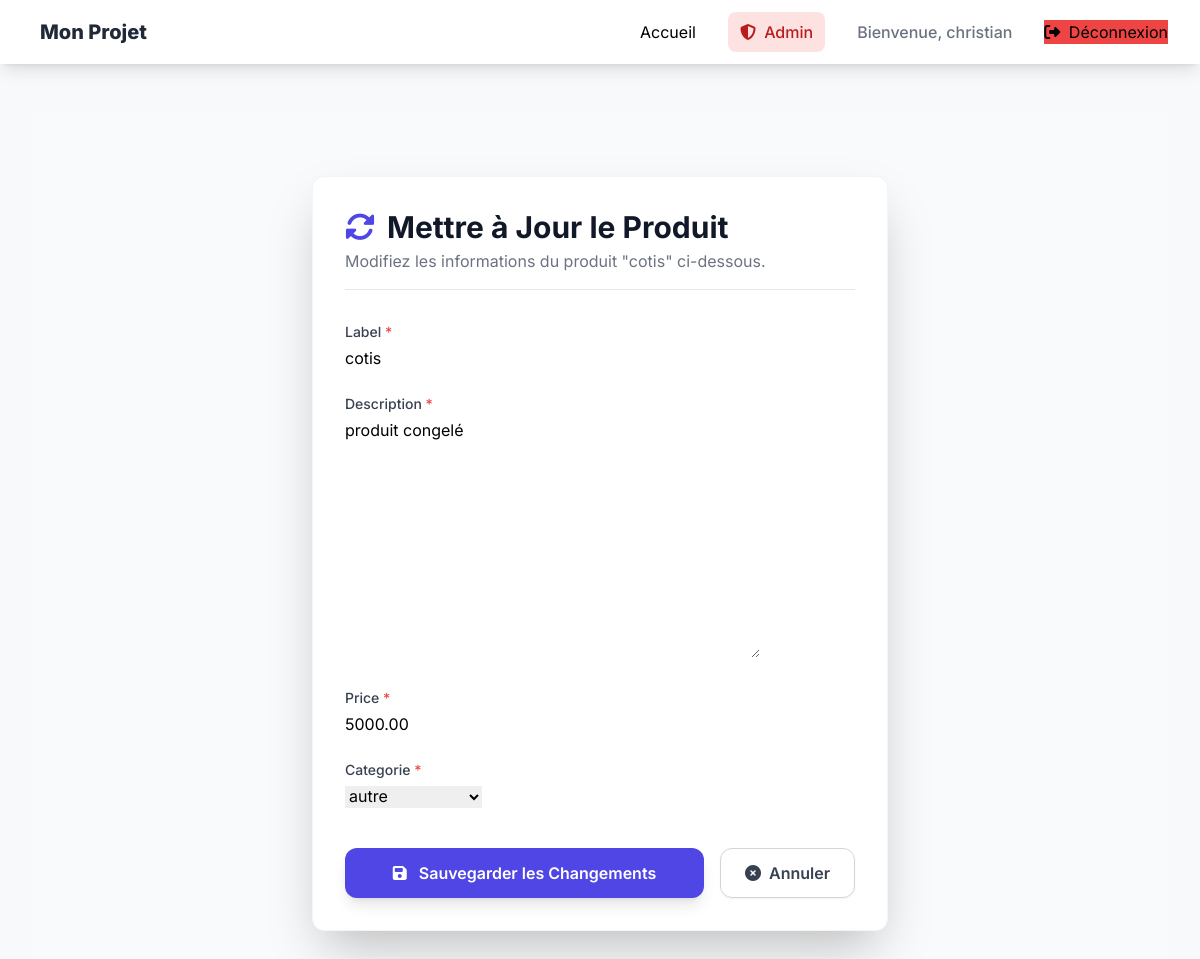
Screenshot of /products/7/update/ (signed in) with the database file from the repository.
### food_app/models.py (models this page shows, shortened)
class Product(models.Model):
    CATEGORIE_CHOICES = (
        ('vf', 'viancde fraiche'),
        ('leg', 'legume'),
        ('sec', 'produit sec'),
        ('fru', 'fruit'),
        ('aut', 'autre'),
    )
    label = models.CharField(max_length=100)
    Categorie = models.CharField(choices=CATEGORIE_CHOICES, max_length=50, default='aut')
    price = models.DecimalField(max_digits=10, decimal_places=2, default=0) # Changement: Utiliser DecimalField pour la monnaie
    description = models.TextField()
    created_at = models.DateTimeField(auto_now_add=True)
    updated_at = models.DateTimeField(auto_now=True)

### food_app/views.py (the view)
# urls.py: path('products/<int:pk>/update/', views.ProductUpdateView.as_view(), name='product-update'),
class ProductUpdateView(AdminRequiredMixin, UpdateView):
    model = Product
    fields = ['label', 'description', 'price', 'Categorie']
    template_name = 'food_app/product_update_form.html'
    success_url = '/products/'

### food_app/views.py (called while the page is built)
    def test_func(self):
        user = self.request.user
        return user.is_authenticated and (user.is_superuser or user.is_staff)

### food_app/templates/food_app/product_update_form.html (shortened to what this page needs)
{% extends "base.html" %}
{% block content %}
<div class="flex items-start justify-center min-h-screen bg-gray-50 p-4 sm:p-6">
    <div class="w-full max-w-xl bg-white p-6 sm:p-8 rounded-xl shadow-2xl border border-gray-100 mt-10 mb-10">
        <div class="border-b pb-4 mb-8">
            <h1 class="text-3xl font-bold text-gray-900 flex items-center">
                <i class="fa-solid fa-sync-alt mr-3 text-indigo-600"></i>
                Mettre à Jour le Produit
            </h1>
            <p class="text-gray-500 mt-1">
                Modifiez les informations du produit "{{ product.label }}" ci-dessous.
            </p>
        </div>
        <form method="post" class="space-y-6">
            {% for field in form %}
                <div class="relative">
                    <label for="{{ field.id_for_label }}" class="block text-sm font-medium text-gray-700 mb-1">
                        {{ field.label }}
                        {% if field.field.required %}
                            <span class="text-red-500">*</span>
                        {% endif %}
                    </label>
                    {{ field }}
                </div>
            {% endfor %}
            <div class="flex flex-col sm:flex-row space-y-3 sm:space-y-0 sm:space-x-4 pt-4">
                <button type="submit"
                        class="flex-1 text-center bg-indigo-600 text-white font-semibold py-3 px-6 rounded-xl shadow-lg hover:bg-indigo-700 transition duration-300 transform hover:scale-[1.01]">
                    <i class="fa-solid fa-save mr-2"></i>
                    Sauvegarder les Changements
                </button>
                <a href="{% url 'product-detail' product.id %}"
                   class="sm:w-auto text-center border border-gray-300 text-gray-700 font-semibold py-3 px-6 rounded-xl shadow-sm hover:bg-gray-100 transition duration-300 flex items-center justify-center">
                    <i class="fa-solid fa-times-circle mr-2"></i>
                    Annuler
                </a>
            </div>
        </form>
    </div>
</div>
{% endblock %}

### food_app/templates/base.html (shortened to what this page needs)
<!DOCTYPE html>
<html lang="fr">
<head>
    <script src="https://cdn.tailwindcss.com"></script>
    <link rel="stylesheet" href="https://cdnjs.cloudflare.com/ajax/libs/font-awesome/6.5.2/css/all.min.css">
</head>
<body>
    <nav class="fixed top-0 left-0 w-full bg-white shadow-lg z-50">
        <div class="max-w-7xl mx-auto px-4 sm:px-6 lg:px-8">
            <div class="flex justify-between h-16">
                <div class="flex items-center">
                    <a href="{% url 'index-app' %}" class="flex-shrink-0 flex items-center">
                        <span class="text-xl font-extrabold text-gray-800">Mon Projet</span>
                    </a>
                </div>
                <div class="hidden sm:ml-6 sm:flex sm:space-x-8 sm:items-center">
                    <a href="{% url 'index-app' %}" class="nav-link">Accueil</a>
                    {% if user.is_authenticated and user.is_staff %}
                        <a href="{% url 'dashboard' %}" class="nav-link bg-red-100 text-red-700 hover:bg-red-200 px-3 py-2 rounded-lg font-medium">
                            <i class="fa-solid fa-shield-halved mr-1"></i> Admin
                        </a>
                    {% endif %}
                    {% if user.is_authenticated %}
                        <span class="text-gray-500 font-medium hidden lg:inline">Bienvenue, {{ user.username }}</span>
                        <form method="post" action="{% url 'logout' %}" class="inline-block">
                            <button type="submit" class="auth-btn bg-red-500 hover:bg-red-600">
                                <i class="fa-solid fa-right-from-bracket mr-1"></i> Déconnexion
                            </button>
                        </form>
                    {% endif %}
                </div>
            </div>
        </div>
    </nav>
    <div class="main-content">
        <div class="max-w-7xl mx-auto px-4 sm:px-6 lg:px-8 py-8">
            <main>
                {% block content %}{% endblock content %}
            </main>
        </div>
    </div>
</body>
</html>

### food_app/templates/base.html (style rules this page uses)
body { font-family: 'Inter', sans-serif; background-color: #f7f9fb; }
.main-content { padding-top: 5rem; }
.nav-link { @apply text-gray-500 hover:bg-gray-100 hover:text-gray-900 px-3 py-2 rounded-lg text-sm font-medium transition duration-150; }
.auth-btn { @apply text-white px-3 py-2 rounded-lg text-sm font-medium transition duration-150 shadow-md; }

### rows the page displays
Product: label "cotis", form "cotis" "produit congelé" "5000.00" "autre"

### other values shown
{{ user.username }} "christian"
{{ field.label }} "Label" "Description" "Price" "Categorie"
